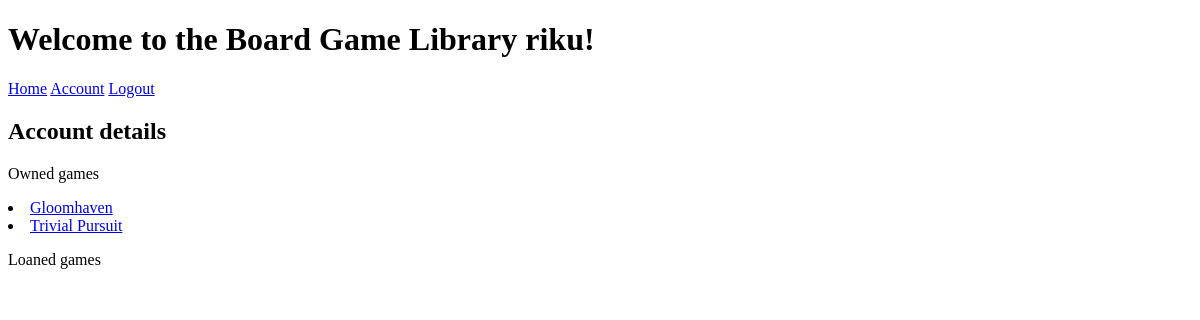
The app's page /account (signed in), older data.
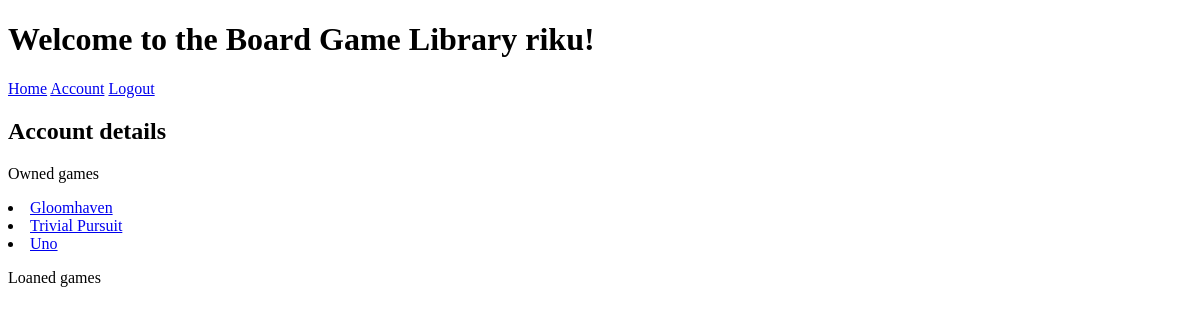
The same page, newer data.
### app_app/models.py (models this page shows, shortened)
class BoardGame(models.Model):
    name = models.CharField(max_length=100)
    genre = models.CharField(max_length=100, default='none')
    owner = models.ForeignKey(User, on_delete=models.CASCADE, related_name='owned_games')
    available = models.BooleanField(default=True)
    loaned_to = models.ForeignKey(User, null=True, blank=True, on_delete=models.SET_NULL, related_name='loaned_games')
    date_added = models.DateTimeField(default=timezone.now)
    class Meta:
        verbose_name = 'Board game'

### app_app/views.py (the view)
# urls.py: path('account', views.account, name='account'),
@login_required
def account(request):
    user = request.user
    owned_games = BoardGame.objects.filter(owner = user)
    loaned_games = BoardGame.objects.filter(loaned_to = user)
    reviews = BoardGameReview.objects.filter(owner = user)
    context = {'owned_games': owned_games, 'loaned_games': loaned_games, 'reviews': reviews}
    return render(request, 'account.html', context)

### app_app/templates/account.html (shortened to what this page needs)
{% extends 'base.html' %}
{% block content %}
    <h2>Account details</h2>
    <p>Owned games</p>
    {% for game in owned_games %}
        <li><a href="{% url 'board_game_detail' game.id %}">{{ game.name }}</a></li>
    {% endfor %}
    <p>Loaned games</p>
{% endblock %}

Row changes from the older to the newer data that the page shows:
added BoardGame: name "Uno"
